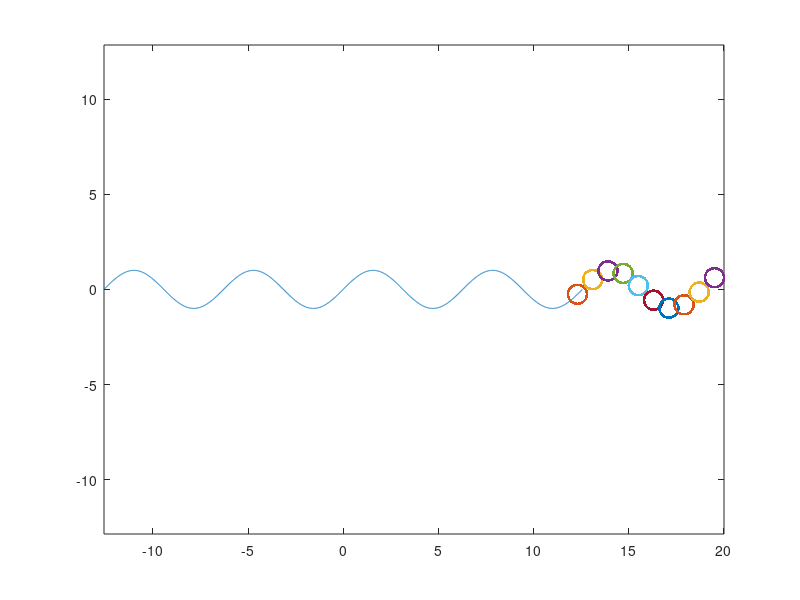

The MATLAB script that drew this image:
# 0. Initialize the environment
clear
clc
num_circles = 10;
phi = 0:0.01:2*pi;
r = 1/2;
n = 200;
x_start = -4*pi;
x_end = 4*pi;
dx = 0.01;
u = @(phi) r .* cos(phi);
v = @(phi) r .* sin(phi);
x0 = x_start;

# 1. Plot the function sin(x) from -4*pi to 4*pi
f = @(t) sin(t);
x = x_start:dx:x_end;
y = f(x);
figure
plot(x, y)
hold on
axis equal

# 2. Generate the snake (as 5 plot-circles)
snake_handles = [];
for i = 1:num_circles
  snake_handles(i) = plot(0, 0);
end
hold off

# 3. Animate the snake
for i = 1:n
    xt = x0;

    for k = 1:num_circles
        yt = f(xt);
        set(snake_handles(k), 'XData', u(phi) + xt, 'YData', v(phi) + yt);
        xt += 1.6 * r;
    end

    x0 += r/4;
    pause(0.01)
end